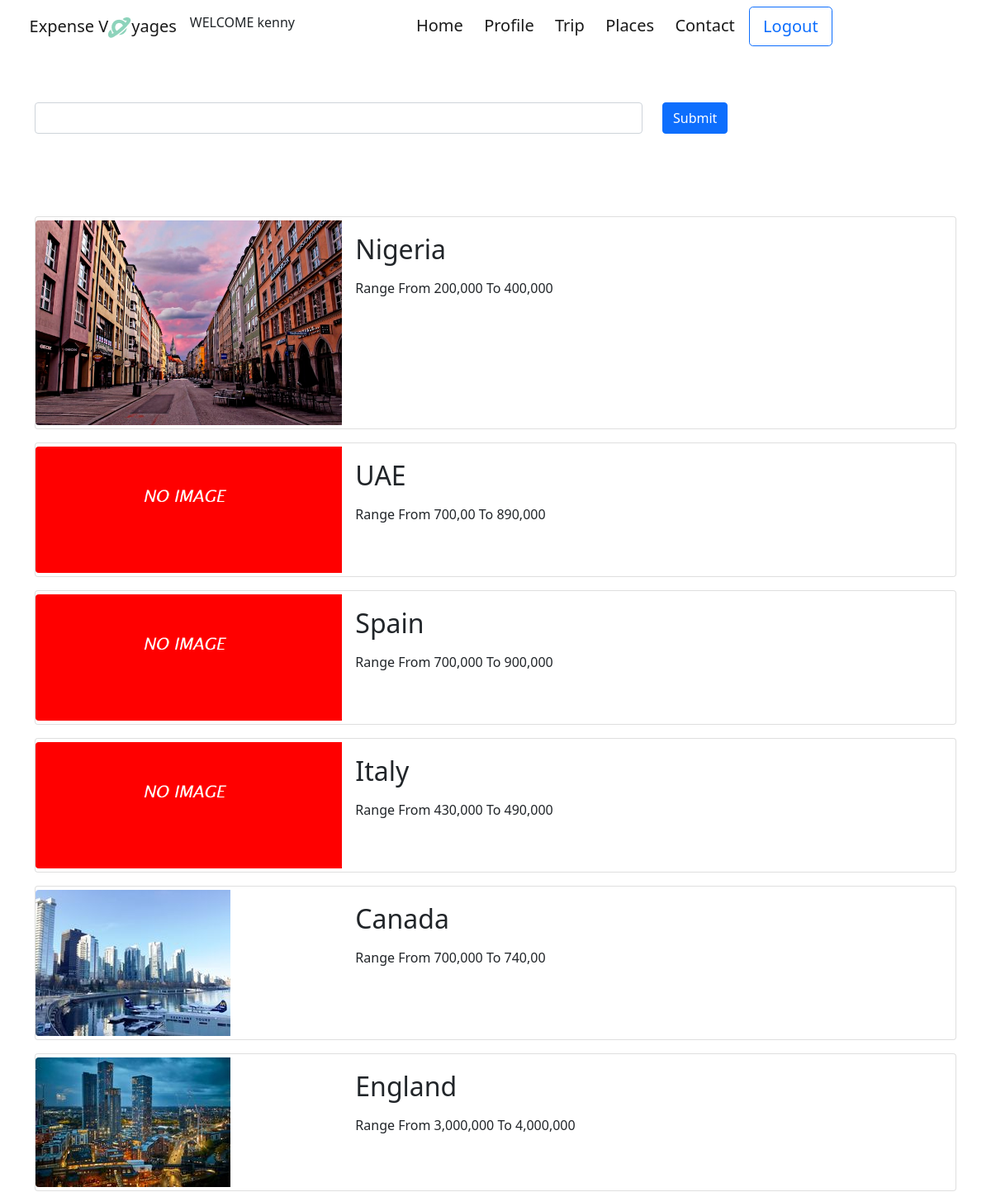
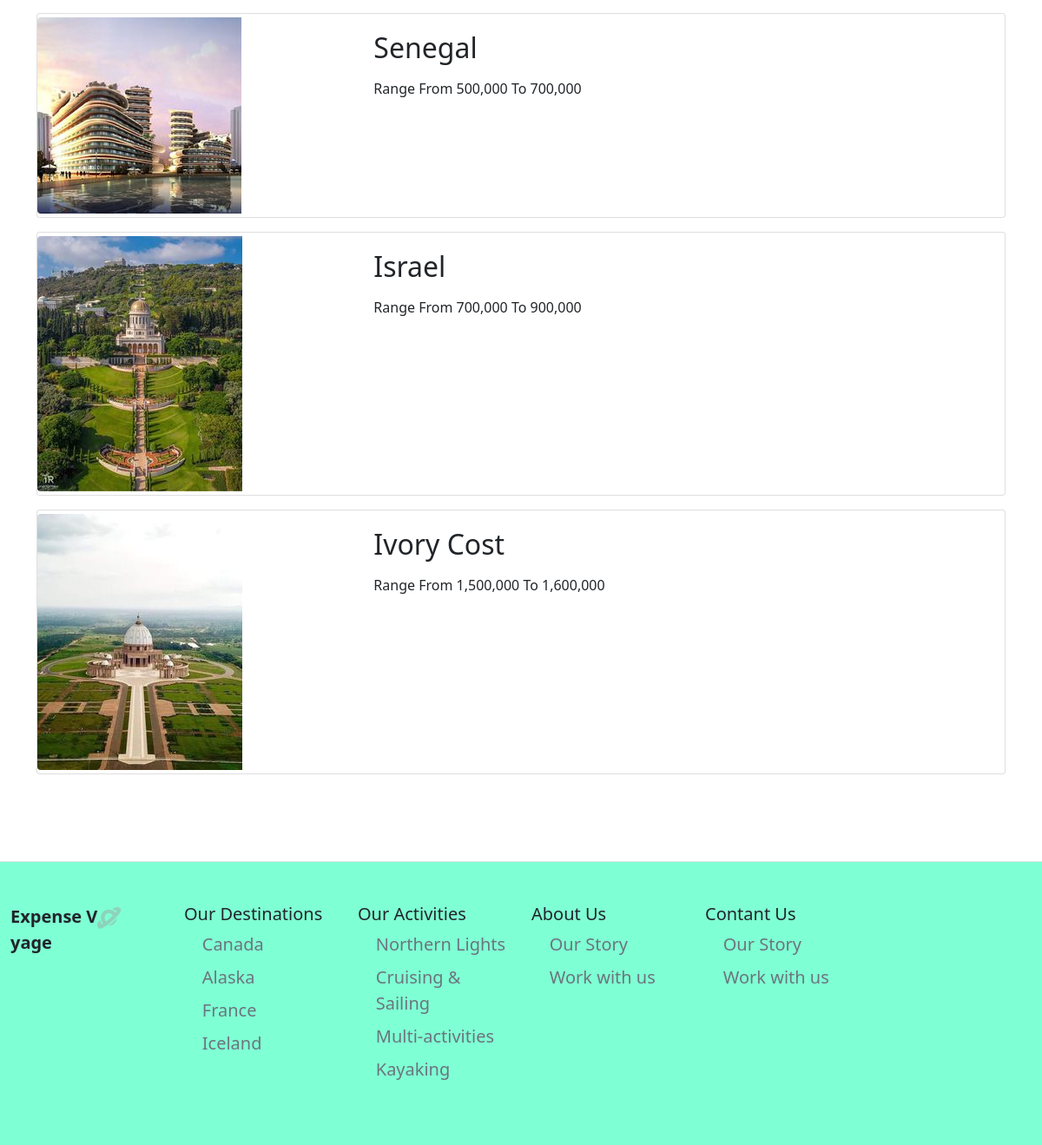
/places/ (signed in), run on the app's committed database (2 pictures, top to bottom).
### main/models.py (models this page shows, shortened)
class Price(models.Model):
    country_name=models.CharField(max_length=200)
    country_city =models.CharField(max_length=200)
    price_range_start =models.CharField(max_length=10)
    price_range_end =models.CharField(max_length=20)
    image =models.ImageField(upload_to='price',default='blank.png')

### main/views.py (the view)
# urls.py: path('places/',views.places, name='places'),
@login_required(login_url='/login/')
def places(request):
    prices =Price.objects.all()
    return render(request,'places.html',{
        'prices':prices
    })

### main/templates/places.html (shortened to what this page needs)
{% extends 'base.html' %}
{% load static %}
{% block css%}
    <link rel="stylesheet" href={% static 'css/manager.css' %} >
{% endblock %}
{% block navbar%}
    {% include 'nav.html'%}
{%endblock%}
{% block content %}
<section class="section1 container">
  <form method="POST" action="{% url 'place_searched' %}">
    <div class="row">
        <div class="col-sm-8">
          <input type="text"  id="" class="form-control " name="search">
        </div>
        <div class="col-sm-4">
            <button class="btn btn-primary" type="submit">Submit</button>
        </div>
    </div>
</form>
</section>
<section class="section2">
    {% for price in prices %}
      <div class="container">
        <div class="card mb-3 py-1" style="max-width: 1540px;" id="card">
          <div class="row g-0">
            <div class="col-md-4">
              <img src="{{price.image.url}}" class="img-fluid rounded-start" alt="..." >
            </div>
            <div class="col-md-8">
              <div class="card-body">
                <h2 class="card-title">{{price.country_name}}</h2>
                <p class="card-text">Range From {{price.price_range_start}} To {{price.price_range_end}}</p>
              </div>
            </div>
          </div>
        </div>
      </div>
  {% endfor%}
  </section>
{% endblock %}

### main/templates/base.html (shortened to what this page needs)
<!DOCTYPE html>
<html lang="en">
<head>
    <link href="https://cdn.jsdelivr.net/npm/bootstrap@5.0.2/dist/css/bootstrap.min.css" rel="stylesheet">
    {% block css%}
    {% endblock%}
</head>
<body>
    {% block navbar %}
    {% endblock %}
    {% block content%}
    {% endblock%}
{% include 'footer.html' %}
</body>
</html>

### main/templates/nav.html (shortened to what this page needs)
{% load static %}
    {% block css%}
    <link rel='stylesheet'  href={% static 'css/nav.css'%}>
    {% endblock%}
    <nav class="navbar navbar-expand-lg navbar-light ">
        <div class="container-fluid">
          <a class="navbar-brand " href="" id="logo" >Expense  V<img src={% static 'img/Group 6.png' %} alt="No_image">yages</a>
          <h6>WELCOME {{user.username}}</h6>
          <div class="collapse navbar-collapse" id="navbarNavDropdown">
            <ul class="navbar-nav">
                      <ul class="navbar-nav">
                        <li class="nav-item ">
                          <a class="nav-link active "  href={% url 'index'%}>Home</a>
                        </li>
                      <li class="nav-item">
                          <a class="nav-link active" href={% url 'profile' %}>Profile</a>
                      </li>
                            <li class="nav-item">
                              <a class="nav-link active " href={% url 'trip' %}>Trip</a>
                            </li>
                      <li class="nav-item ">
                        <a class="nav-link active " href={% url 'places' %}>Places</a>
                      </li>
                    <li class="nav-item ">
                      <a class="nav-link active " href={% url 'contact' %}>Contact</a>
                    </li>
                    {% if user.is_authenticated%}
                          <li class="nav-item " >
                            <a href={% url 'logout' %}>
                            <button class="btn btn-outline-primary btn-lg" >Logout</button>
                          </li>
                        {% else %}
                        <li class="nav-item " >
                          <a href={% url 'login' %}>
                          <button class="btn btn-outline-primary btn-lg" >Login</button>
                          </a>
                        </li>
                    {% endif %}
              </ul>
          </div>
        </div>
      </nav>

### main/templates/footer.html (shortened to what this page needs)
    {% load static %}
    {% block css%}
    <link rel='stylesheet'  href={% static 'css/footer.css'%}>
    {% endblock%}
<div class="container-fluid">
    <footer class="row row-cols-7 py-5  border-top bg-green-300 py-10" >
  <div class="col-6 col-sm-4 col-md-3 col-lg-2 mb-3">
    <p style="font-size: 20px; font-weight:bold;">
      Expense V<img src={% static 'img/Group 6.png'%}  alt="Logo" />yage
    </p>
  </div>
      <div class="col-6 col-sm-4 col-md-3 col-lg-2 mb-3">
        <h5>Our Destinations</h5>
        <ul class="nav flex-column">
          <li class="nav-item mb-2"><a href="#" class="nav-link p-0 text-muted">Canada</a></li>
          <li class="nav-item mb-2"><a href="#" class="nav-link p-0 text-muted">Alaska</a></li>
          <li class="nav-item mb-2"><a href="#" class="nav-link p-0 text-muted">France</a></li>
          <li class="nav-item mb-2"><a href="#" class="nav-link p-0 text-muted">Iceland</a></li>
        </ul>
      </div>
      <div class="col-6 col-sm-4 col-md-3 col-lg-2 mb-3">
        <h5>Our Activities</h5>
        <ul class="nav flex-column">
          <li class="nav-item mb-2"><a href="#" class="nav-link p-0 text-muted">Northern Lights</a></li>
          <li class="nav-item mb-2"><a href="#" class="nav-link p-0 text-muted">Cruising & Sailing</a></li>
          <li class="nav-item mb-2"><a href="#" class="nav-link p-0 text-muted">Multi-activities</a></li>
          <li class="nav-item mb-2"><a href="#" class="nav-link p-0 text-muted">Kayaking</a></li>
        </ul>
      </div>
      <div class="col-6 col-sm-4 col-md-3 col-lg-2 mb-3">
        <h5>About Us</h5>
        <ul class="nav flex-column">
          <li class="nav-item mb-2"><a href="#" class="nav-link p-0 text-muted">Our Story</a></li>
          <li class="nav-item mb-2"><a href="#" class="nav-link p-0 text-muted">Work with us</a></li>
        </ul>
      </div>
      <div class="col-6 col-sm-4 col-md-3 col-lg-2 mb-3">
        <h5>Contant Us</h5>
        <ul class="nav flex-column">
          <li class="nav-item mb-2"><a href="#" class="nav-link p-0 text-muted">Our Story</a></li>
          <li class="nav-item mb-2"><a href="#" class="nav-link p-0 text-muted">Work with us</a></li>
        </ul>
      </div>
    </footer>
  </div>

### static/css/manager.css (style rules this page uses)
* { padding: 0; margin: 0; }
nav { background-color: white; }
ul { margin-left: 10%; }
ul li { padding-left: 5%; font-size: 20px; }
nav div div ul li button { padding:0px 3110px; }
#logo { font-size: 20px; font-weight: 500; margin-left: 2%; }
.section1 { margin-top: 60px; }
.section2 { margin-top: 100px; margin-bottom: 100px; }

### static/css/nav.css (style rules this page uses)
* { padding: 0; margin: 0; }
nav { background-color: white; }
ul { margin-left: 10%; }
ul li { padding-left: 2%; font-size: 20px; }
nav div div ul li button { padding:0px 3110px; }
#logo { font-size: 20px; font-weight: 500; margin-left: 2%; }

### static/css/footer.css (style rules this page uses)
footer { background-color: aquamarine; }

### data on the page
Price: image (picture), country_name "Nigeria", price_range_start "200,000", price_range_end "400,000"
Price: image (placeholder picture), country_name "UAE", price_range_start "700,00", price_range_end "890,000"
Price: image (placeholder picture), country_name "Spain", price_range_start "700,000", price_range_end "900,000"
Price: image (placeholder picture), country_name "Italy", price_range_start "430,000", price_range_end "490,000"
Price: image (picture), country_name "Canada", price_range_start "700,000", price_range_end "740,00"
Price: image (picture), country_name "England", price_range_start "3,000,000", price_range_end "4,000,000"
Price: image (picture), country_name "Senegal", price_range_start "500,000", price_range_end "700,000"
Price: image (picture), country_name "Israel", price_range_start "700,000", price_range_end "900,000"
Price: image (picture), country_name "Ivory Cost", price_range_start "1,500,000", price_range_end "1,600,000"

### other printed values
{{ user.username }} "kenny"
